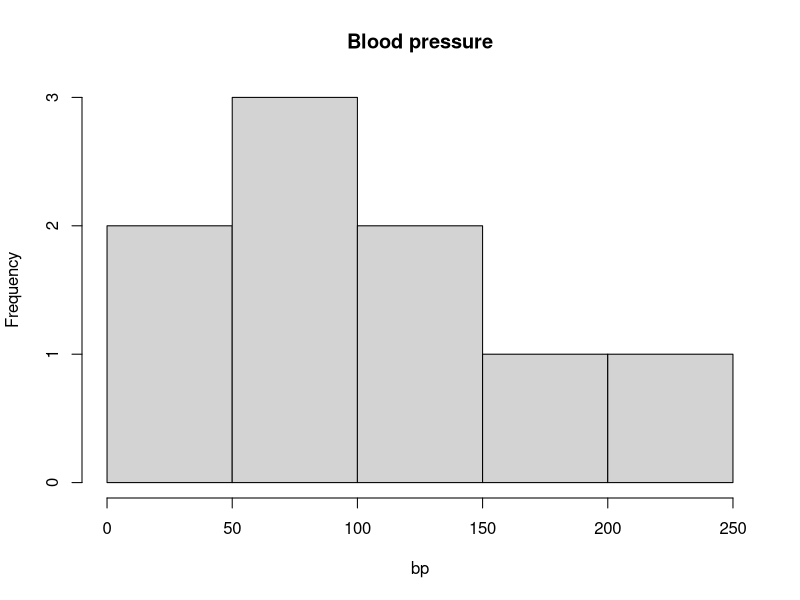
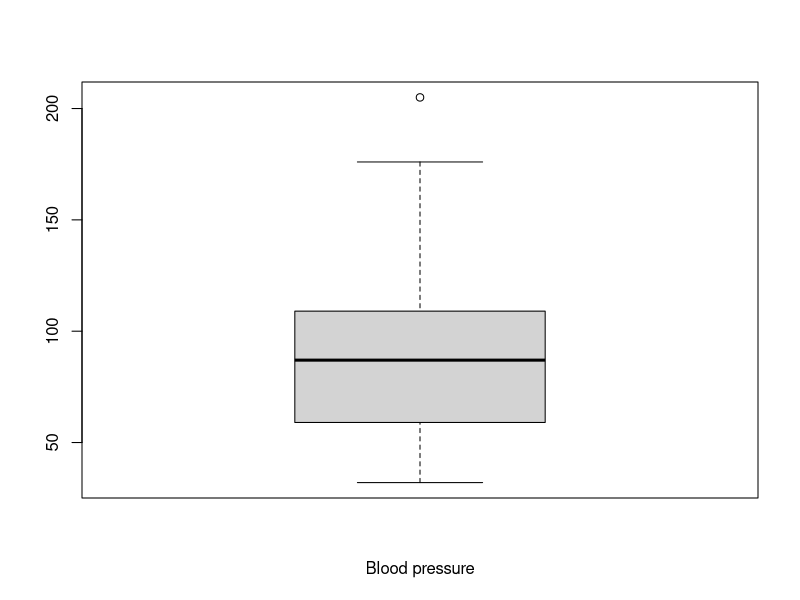
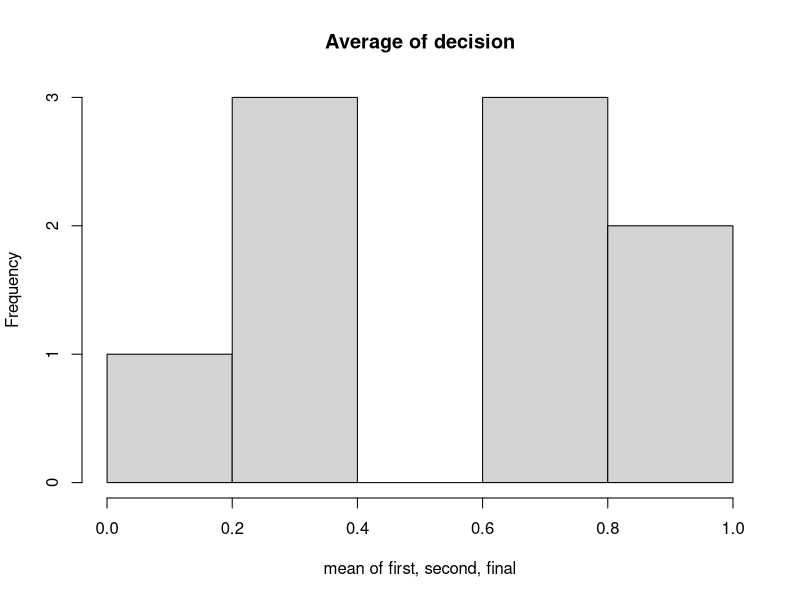
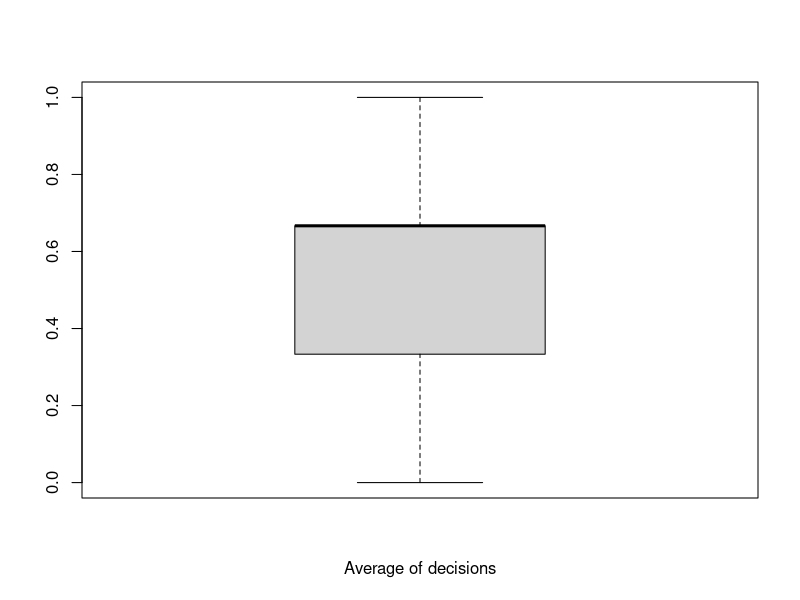

The R script that drew these images, in order:
frequency <- c(0.6, 0.3, 0.4, 0.4, 0.2, 0.6, 0.3, 0.4, 0.9, 0.2)
bp <- c(103, 87, 32, 42, 59, 109, 78, 205, 135, 176)
first <- c(1, 1, 1, 1, 0, 0, 0, 0, NA, 1)
second <- c(0, 0, 1, 1, 0, 0, 1, 1, 1, 1)
finalDecision <- c(0, 1, 0, 1, 0, 1, 0, 1, 1, 1)

med_df <- data.frame(frequency, bp, first, second, finalDecision)
med_df <- na.omit(med_df)

hist(med_df$bp, main="Blood pressure", xlab='bp')
boxplot(med_df$bp, xlab='Blood pressure')
mean(med_df$finalDecision)

decisions <- rowMeans(med_df[, -which(names(med_df) %in% c('frequency', 'bp'))])
hist(decisions, main="Average of decision", xlab='mean of first, second, final')
boxplot(decisions, xlab="Average of decisions")